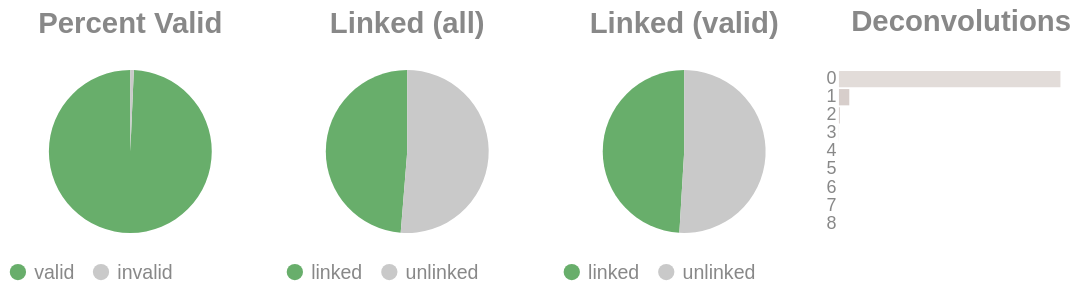

The notebook cell this image was saved under:
### Code cell
if SKIPLR:
    pass
else:
    clash = Counter()
    for i in valids['molecule'].to_list():
        _mol = i.split("-")
        if len(_mol) == 1:
            clash.update('0')
        else:
            clash.update(_mol[-1])

    _d = {"deconvolutions": [], 'count': []}
    for k,v in clash.items():
        _d['deconvolutions'].append(k)
        _d['count'].append(v)

    tot_valid = valids['reads'].sum()
    mask = valids['reads'] >= 2
    n_linked_reads = valids.filter(mask)['reads'].sum()
    if n_linked_reads == 0:
        print_html("No linked molecules (>=2 reads) were detected; skipping linked-only distributions.")
        SKIPLR = True
    else:
        perc_valid = round(tot_valid / n_reads, 4)
        linked_perc_abs = round(n_linked_reads / n_reads, 4)
        linked_perc = round(n_linked_reads / tot_valid, 4)

    _valid = pl.DataFrame({"valids": ['valid', 'invalid'], "count": [tot_valid, n_reads - tot_valid]})
    _linked_abs = pl.DataFrame({"linked (absolute)": ['linked', 'unlinked'], "count": [n_linked_reads, n_reads - n_linked_reads]})
    _linked_rel = pl.DataFrame({"linked (valids)": ['linked', 'unlinked'], "count": [n_linked_reads, tot_valid - n_linked_reads]})

    (
        alt.hconcat(
            piechart(_valid, goodval = 'valid', title = "Percent Valid"),
            piechart(_linked_abs, goodval = "linked", title =  "Linked (all)"),
            piechart(_linked_rel, goodval = "linked", title =  "Linked (valid)"),
            convolutionbar(pl.DataFrame(_d), title = "Deconvolutions"),
            center = True,
            bounds = 'flush'
        )
        .resolve_scale(color='independent')
        .resolve_legend('independent')
        .properties(usermeta={'embedOptions': {"actions": False}})
    ).display()

### Figure 1 — Vega-Lite specification as saved in the notebook (floating-point values rounded to 4 significant figures)
{"width": "container", "height": 400, "config": {"title": {"anchor": "start", "dy": -15, "fontSize": 18, "color": "#888888", "subtitleColor": "#888888", "subtitleFontSize": 14}, "arc": {"fill": "#0072B2"}, "axis": {"domainColor": "#888888", "domainWidth": 0.5, "gridWidth": 0.2, "grid": false, "titleFontWeight": 400, "titleFontSize": 15, "labelFontSize": 11, "labelColor": "#888888", "tickColor": "#888888", "tickWidth": 0.2, "titleColor": "#888888"}, "axisBand": {"grid": false}, "axisX": {"grid": true, "tickSize": 10, "domainCap": "round"}, "axisY": {"domain": false, "grid": true, "tickSize": 0, "domainCap": "round"}, "background": "transparent", "header": {"labelFontSize": 15, "labelColor": "#888888", "titleFontSize": 15, "titleFontWeight": 600, "titleColor": "#888888"}, "legend": {"labelFont": "sans-serif", "labelFontSize": 12, "labelColor": "#888888", "symbolSize": 100, "symbolType": "circle", "titleFontSize": 12, "titlePadding": 10, "titleColor": "#888888", "title": null}, "range": {"category": ["#E69F00", "#56B4E9", "#009E73", "#F0E442", "#0072B2", "#D55E00", "#CC79A7", "#000000"], "diverging": ["#cfe8f3", "#a2d4ec", "#73bfe2", "#46abdb", "#1696d2", "#12719e"]}, "area": {"fill": "#0072B2", "fillOpacity": 0.7, "line": true, "strokeOpacity": 0.7}, "line": {"color": "#0072B2", "stroke": "#0072B2", "strokeWidth": 2}, "trail": {"color": "#0072B2", "stroke": "#0072B2", "strokeWidth": 0, "size": 1}, "point": {"filled": true, "fillOpacity": 1.0, "size": 95}, "text": {"color": "#888888", "fontSize": 11, "align": "right", "fontWeight": 400, "size": 11}, "bar": {"fill": "#0072B2", "stroke": null}, "view": {"stroke": null, "continuousWidth": 660, "continuousHeight": 400}}, "hconcat": [{"data": {"name": "data-f0b4655e022b2a824614df50c0820b5b"}, "mark": {"type": "arc"}, "encoding": {"color": {"field": "valids", "legend": {"orient": "bottom", "title": null}, "scale": {"domain": ["valid", "invalid"], "range": ["#68ae6b", "#C9C9C9"]}, "title": "Valids", "type": "nominal"}, "theta": {"field": "count", "type": "quantitative"}, "tooltip": [{"field": "valids", "title": "Valids", "type": "ordinal"}, {"field": "percent", "format": ".2%", "title": "Percent", "type": "quantitative"}, {"field": "count", "title": "Count", "type": "quantitative"}]}, "height": 100, "title": {"text": "Percent Valid", "align": "center", "anchor": "middle"}, "transform": [{"calculate": "datum.count / 11158376", "as": "percent"}], "width": 150}, {"data": {"name": "data-d8149572ac16e0f66a51a2f98f97d9d7"}, "mark": {"type": "arc"}, "encoding": {"color": {"field": "linked (absolute)", "legend": {"orient": "bottom", "title": null}, "scale": {"domain": ["linked", "unlinked"], "range": ["#68ae6b", "#C9C9C9"]}, "title": "Linked (Absolute)", "type": "nominal"}, "theta": {"field": "count", "type": "quantitative"}, "tooltip": [{"field": "linked (absolute)", "title": "Linked (Absolute)", "type": "ordinal"}, {"field": "percent", "format": ".2%", "title": "Percent", "type": "quantitative"}, {"field": "count", "title": "Count", "type": "quantitative"}]}, "height": 100, "title": {"text": "Linked (all)", "align": "center", "anchor": "middle"}, "transform": [{"calculate": "datum.count / 11158376", "as": "percent"}], "width": 150}, {"data": {"name": "data-8d09bbfce71f530c138ed96805cf471f"}, "mark": {"type": "arc"}, "encoding": {"color": {"field": "linked (valids)", "legend": {"orient": "bottom", "title": null}, "scale": {"domain": ["linked", "unlinked"], "range": ["#68ae6b", "#C9C9C9"]}, "title": "Linked (Valids)", "type": "nominal"}, "theta": {"field": "count", "type": "quantitative"}, "tooltip": [{"field": "linked (valids)", "title": "Linked (Valids)", "type": "ordinal"}, {"field": "percent", "format": ".2%", "title": "Percent", "type": "quantitative"}, {"field": "count", "title": "Count", "type": "quantitative"}]}, "height": 100, "title": {"text": "Linked (valid)", "align": "center", "anchor": "middle"}, "transform": [{"calculate": "datum.count / 11081484", "as": "percent"}], "width": 150}, {"data": {"name": "data-09cb30641e6c9dd624e10e5567a37b73"}, "mark": {"type": "bar"}, "encoding": {"color": {"field": "deconvolutions", "legend": null, "scale": {"scheme": "lightgreyred"}, "type": "nominal"}, "tooltip": [{"field": "deconvolutions", "title": "Deconvolutions", "type": "ordinal"}, {"field": "percent", "format": ".2%", "title": "Percent", "type": "quantitative"}, {"field": "count", "title": "Count", "type": "quantitative"}], "x": {"axis": null, "field": "count", "type": "quantitative"}, "y": {"field": "deconvolutions", "sort": "ascending", "title": null, "type": "nominal"}}, "height": 100, "title": {"text": "Deconvolutions", "align": "center", "anchor": "middle"}, "transform": [{"calculate": "datum.count / 7618183", "as": "percent"}], "width": 150}], "bounds": "flush", "center": true, "resolve": {"legend": {"angle": "independent"}, "scale": {"color": "independent"}}, "usermeta": {"embedOptions": {"actions": false}}, "$schema": "https://vega.github.io/schema/vega-lite/v6.1.0.json", "datasets": {"data-f0b4655e022b2a824614df50c0820b5b": [{"valids": "valid", "count": 11081484}, {"valids": "invalid", "count": 76892}], "data-d8149572ac16e0f66a51a2f98f97d9d7": [{"linked (absolute)": "linked", "count": 5436027}, {"linked (absolute)": "unlinked", "count": 5722349}], "data-8d09bbfce71f530c138ed96805cf471f": [{"linked (valids)": "linked", "count": 5436027}, {"linked (valids)": "unlinked", "count": 5645457}], "data-09cb30641e6c9dd624e10e5567a37b73": [{"deconvolutions": "0", "count": 7251693}, {"deconvolutions": "1", "count": 338995}, {"deconvolutions": "2", "count": 24917}, {"deconvolutions": "3", "count": 2335}, {"deconvolutions": "4", "count": 209}, {"deconvolutions": "5", "count": 28}, {"deconvolutions": "6", "count": 4}, {"deconvolutions": "7", "count": 1}, {"deconvolutions": "8", "count": 1}]}}
